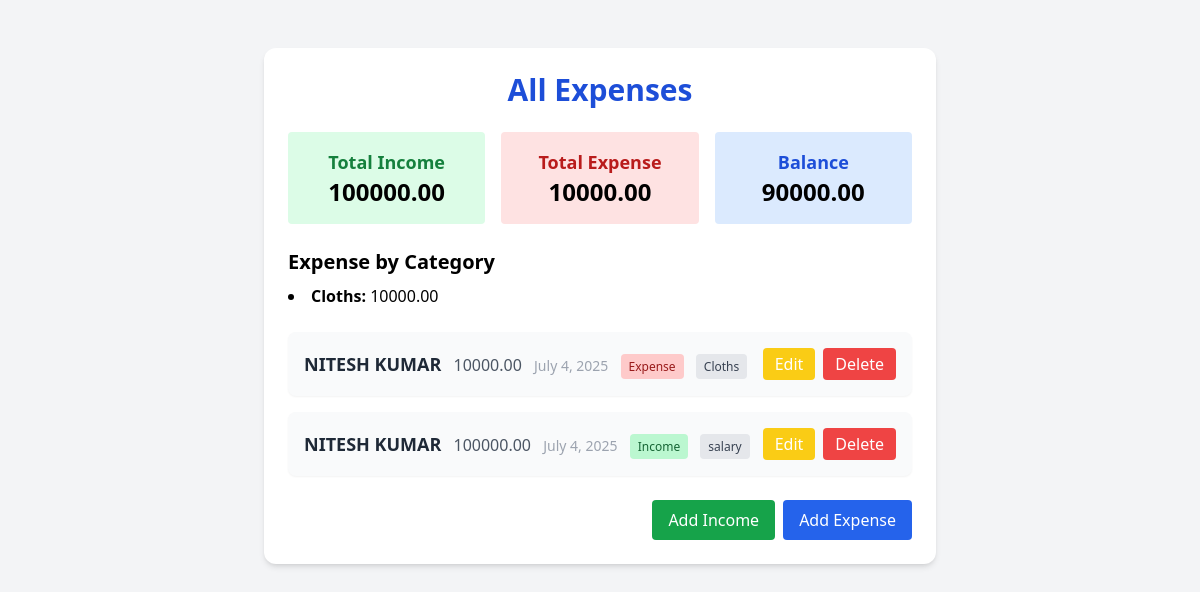
The page / on the database its author committed.
### Expense_app/models.py (models this page shows, shortened)
class Expense(models.Model):
    TYPE_CHOICES = (
        ('income', 'Income'),
        ('expense', 'Expense'),
    )
    name   = models.CharField(max_length=200)
    amount = models.DecimalField(max_digits=10, decimal_places=2)
    date   = models.DateField(default=timezone.now)
    type   = models.CharField(max_length=7, choices=TYPE_CHOICES, default='expense')
    category = models.CharField(max_length=100, blank=True)

### Expense_app/views.py (the view)
# urls.py: path('', views.expense_list, name='expense_list'),
def expense_list(request):
    expenses = Expense.objects.all().order_by('-date')
    total_income = sum(t.amount for t in expenses if t.type == 'income')
    total_expense = sum(t.amount for t in expenses if t.type == 'expense')
    balance = total_income - total_expense
    category_totals = defaultdict(lambda: Decimal('0.0'))
    for t in expenses.filter(type='expense'):
        category_totals[t.category] += t.amount
    return render(request, 'Expense_app/list.html', {
        'expenses': expenses,
        'total_income': total_income,
        'total_expense': total_expense,
        'balance': balance,
        'category_totals': dict(category_totals),
    })

### Expense_app/templates/Expense_app/list.html (shortened to what this page needs)
<!DOCTYPE html>
<html lang="en">
<head>
  <script src="https://cdn.tailwindcss.com"></script>
</head>
<body class="bg-gray-100 min-h-screen flex flex-col items-center p-4">
  <div class="w-full max-w-2xl bg-white rounded-xl shadow-md p-6 mt-8">
    <h1 class="text-3xl font-bold text-center mb-6 text-blue-700">All Expenses</h1>
    <div class="mb-6 grid grid-cols-1 md:grid-cols-3 gap-4 text-center">
      <div class="bg-green-100 rounded p-4">
        <div class="text-lg font-semibold text-green-700">Total Income</div>
        <div class="text-2xl font-bold">{{ total_income }}</div>
      </div>
      <div class="bg-red-100 rounded p-4">
        <div class="text-lg font-semibold text-red-700">Total Expense</div>
        <div class="text-2xl font-bold">{{ total_expense }}</div>
      </div>
      <div class="bg-blue-100 rounded p-4">
        <div class="text-lg font-semibold text-blue-700">Balance</div>
        <div class="text-2xl font-bold">{{ balance }}</div>
      </div>
    </div>
    <div class="mb-6">
      <h2 class="text-xl font-semibold mb-2">Expense by Category</h2>
      <ul class="list-disc list-inside">
        {% for category, amount in category_totals.items %}
          <li><span class="font-semibold">{{ category|default:'Uncategorized' }}:</span> {{ amount }}</li>
        {% empty %}
          <li>No expenses by category.</li>
        {% endfor %}
      </ul>
    </div>
    <ul class="space-y-4">
      {% for expense in expenses %}
        <li class="flex flex-col md:flex-row md:items-center justify-between bg-gray-50 p-4 rounded-lg shadow-sm">
          <div class="flex-1">
            <span class="font-semibold text-lg text-gray-800">{{ expense.name }}</span>
            <span class="ml-2 text-gray-600">{{ expense.amount }}</span>
            <span class="ml-2 text-gray-400 text-sm">{{ expense.date }}</span>
            {% if expense.type == 'income' %}
              <span class="ml-2 text-xs px-2 py-1 rounded bg-green-200 text-green-800">{{ expense.type|title }}</span>
            {% else %}
              <span class="ml-2 text-xs px-2 py-1 rounded bg-red-200 text-red-800">{{ expense.type|title }}</span>
            {% endif %}
            {% if expense.category %}
              <span class="ml-2 text-xs bg-gray-200 text-gray-700 px-2 py-1 rounded">{{ expense.category }}</span>
            {% endif %}
          </div>
          <div class="mt-2 md:mt-0 flex gap-2">
            <a href="{% url 'expense_update' expense.pk %}"
            class="px-3 py-1 bg-yellow-400 hover:bg-yellow-500 text-white rounded transition">Edit</a>
            <a href="{% url 'expense_delete' expense.pk %}"
            class="px-3 py-1 bg-red-500 hover:bg-red-600 text-white rounded transition">Delete</a>
          </div>
        </li>
      {% empty %}
        <li class="text-center text-gray-500 py-8">No expenses found.</li>
      {% endfor %}
    </ul>
    <div class="mt-6 flex justify-end gap-2">
      <a href="{% url 'income_create' %}" class="bg-green-600 hover:bg-green-700 text-white px-4 py-2 rounded transition">Add Income</a>
      <a href="{% url 'expense_create' %}" class="bg-blue-600 hover:bg-blue-700 text-white px-4 py-2 rounded transition">Add Expense</a>
    </div>
  </div>
</body>
</html>

### rows shown on the page
Expense: category_totals "Cloths", name "NITESH KUMAR", amount "10000.00", date "July 4, 2025", type "Expense", category "Cloths"
Expense: name "NITESH KUMAR", amount "100000.00", date "July 4, 2025", type "Income", category "salary"

### other values the page prints
{{ total_income }} "100000.00"
{{ total_expense }} "10000.00"
{{ balance }} "90000.00"
{{ amount }} "10000.00"
